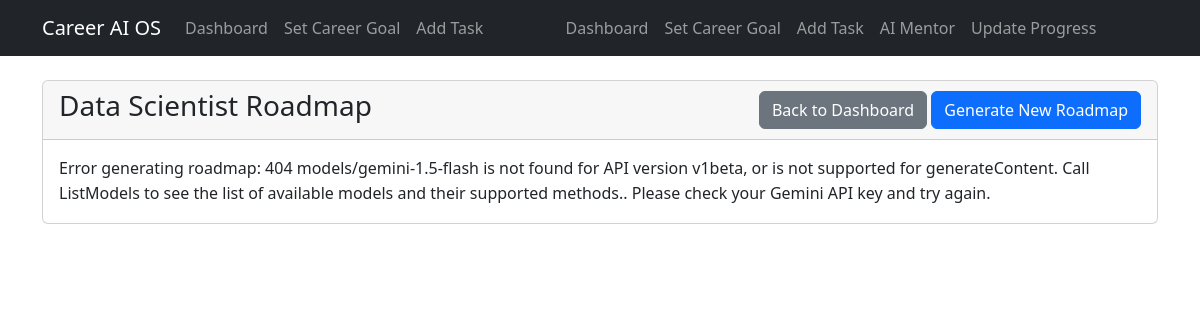
The page /roadmap/1 (signed in) on the database its author committed.
### app/models.py (models this page shows)
class Roadmap(db.Model):
    id = db.Column(db.Integer, primary_key=True)
    title = db.Column(db.String(140))
    content = db.Column(db.Text)
    created_at = db.Column(db.DateTime, default=datetime.utcnow)
    user_id = db.Column(db.Integer, db.ForeignKey('user.id'))
    tasks = db.relationship('Task', backref='roadmap', lazy='dynamic')

### app/routes.py (the view)
@bp.route('/roadmap/<int:roadmap_id>')
@login_required
def roadmap(roadmap_id):
    roadmap = Roadmap.query.get_or_404(roadmap_id)
    if roadmap.user_id != current_user.id:
        flash('You can only view your own roadmaps.')
        return redirect(url_for('app.dashboard'))
    return render_template('roadmap.html', title='Career Roadmap', roadmap=roadmap)

### app/models.py (called while the page is built)
@login_manager.user_loader
def load_user(id):
    return User.query.get(int(id))

### app/templates/roadmap.html
{% extends "base.html" %}
{% block content %}
<div class="row">
    <div class="col-md-12">
        <div class="card">
            <div class="card-header d-flex justify-content-between align-items-center">
                <h3>{{ roadmap.title }}</h3>
                <div>
                    <a href="{{ url_for('app.dashboard') }}" class="btn btn-secondary">Back to Dashboard</a>
                    <a href="{{ url_for('app.career_goal') }}" class="btn btn-primary">Generate New Roadmap</a>
                </div>
            </div>
            <div class="card-body">
                <div class="markdown-content">
                    {{ roadmap.content | safe }}
                </div>
            </div>
        </div>
    </div>
</div>
{% endblock %}

### app/static/css/style.css (style rules this page uses)
.markdown-content { line-height: 1.6; }

### rows shown on the page
Roadmap: title "Data Scientist Roadmap", content "Error generating roadmap: 404 models/gemini-1.5-flash is not found for API version v1beta, or is not supported for generateContent. Call ListModels to see the list of available models and their supported methods.. Please check your Gemini API key and try again."
